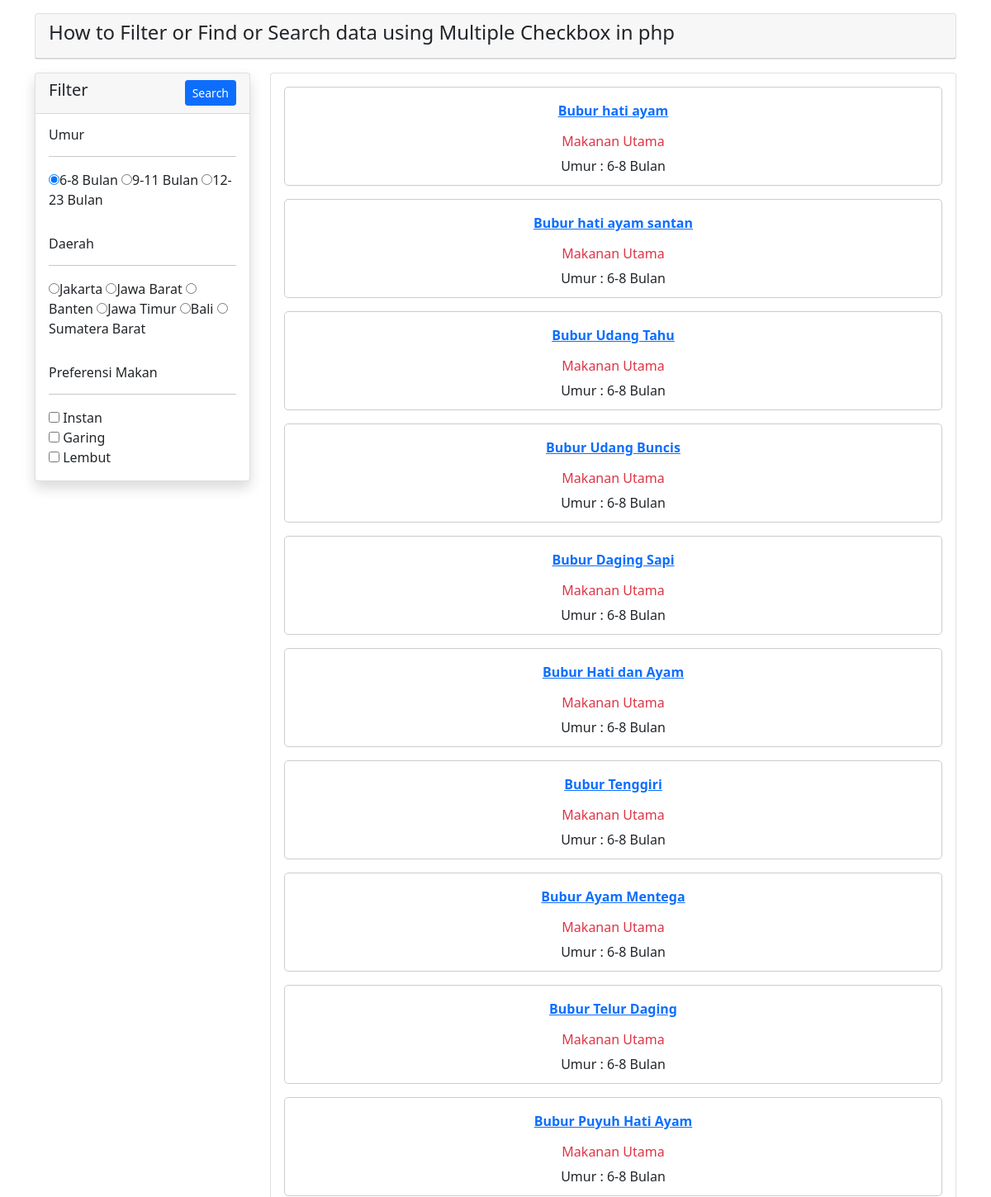
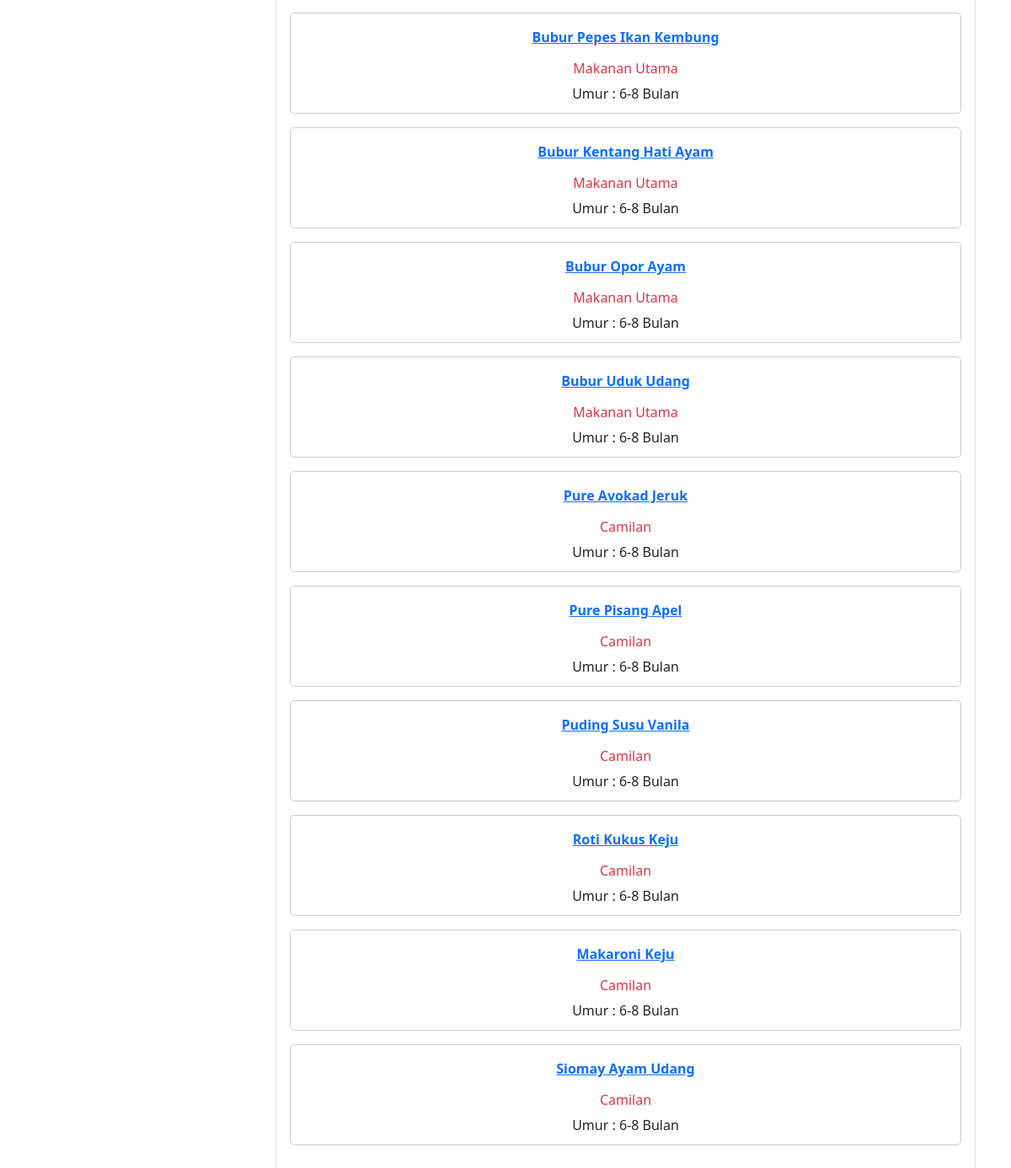
Screenshot of /index.php?umur=1 with the database file from the repository (2 pictures, top to bottom).
### tables this page shows
CREATE TABLE `preferensi`  (
  `preferensi_id` int(0) NOT NULL AUTO_INCREMENT,
  `jenis` varchar(100) NOT NULL,
  PRIMARY KEY (`preferensi_id`) USING BTREE
);

CREATE TABLE `menu_mpasi`  (
  `menu_id` int(0) NOT NULL AUTO_INCREMENT,
  `umur_id` int(0) NOT NULL,
  `kategori_id` int(0) NOT NULL,
  `menu` varchar(100) NOT NULL,
  `gambar` text NOT NULL,
  PRIMARY KEY (`menu_id`) USING BTREE,
  INDEX `umur_id`(`umur_id`) USING BTREE,
  INDEX `kategori_id`(`kategori_id`) USING BTREE,
  CONSTRAINT `menu_mpasi_ibfk_1` FOREIGN KEY (`umur_id`) REFERENCES `umur` (`umur_id`) ON DELETE RESTRICT ON UPDATE RESTRICT,
  CONSTRAINT `menu_mpasi_ibfk_2` FOREIGN KEY (`kategori_id`) REFERENCES `kategori` (`kategori_id`) ON DELETE RESTRICT ON UPDATE RESTRICT
);

CREATE TABLE `kategori`  (
  `kategori_id` int(0) NOT NULL AUTO_INCREMENT,
  `deskripsi` varchar(200) NOT NULL,
  PRIMARY KEY (`kategori_id`) USING BTREE
);

CREATE TABLE `umur`  (
  `umur_id` int(0) NOT NULL AUTO_INCREMENT,
  `umur` varchar(200) NOT NULL,
  PRIMARY KEY (`umur_id`) USING BTREE
);

### index.php (the view, shortened to what this page needs)
<!DOCTYPE html>
<html lang="en">
<head>
    <link href="https://cdn.jsdelivr.net/npm/bootstrap@5.0.0-beta1/dist/css/bootstrap.min.css" rel="stylesheet">
</head>
<body>
    <div class="container">
        <div class="row">
            <div class="col-md-12">
                <div class="card mt-3">
                    <div class="card-header">
                        <h4>How to Filter or Find or Search data using Multiple Checkbox in php</h4>
                    </div>
                </div>
            </div>
            <div class="col-md-3">
                <form action="" method="GET">
                    <div class="card shadow mt-3">
                        <div class="card-header">
                            <h5>Filter
                                <button type="submit" class="btn btn-primary btn-sm float-end">Search</button>
                            </h5>
                        </div>
                        <div class="card-body">
                            <h6> Umur </h6>
                            <hr>
                            <?php
                                $con = mysqli_connect("localhost","root","","codingan_ta");
                                        ?>
                                            <div>
                                                <input type="radio" name="umur"
                                                    <?php if (isset($_GET['umur']) && $_GET['umur']==1) {echo "checked";}?>
                                                    value=1>6-8 Bulan
                                                <input type="radio" name="umur"
                                                    <?php if (isset($_GET['umur']) && $_GET['umur']==2) {echo "checked";}?>
                                                    value=2>9-11 Bulan
                                                 <input type="radio" name="umur"
                                                    <?php if (isset($_GET['umur']) && $_GET['umur']==3) {echo "checked";}?>
                                                    value=3>12-23 Bulan
                                            </div>
                        </div>
                        <div class="card-body">
                            <h6>Daerah</h6>
                            <hr>
                                <div>
                                <input type="radio" name="lokasi"
                                     <?php if (isset($_GET['lokasi']) && $_GET['lokasi']==1) {echo "checked";}?>
                                     value=1>Jakarta
                                <input type="radio" name="lokasi"
                                     <?php if (isset($_GET['lokasi']) && $_GET['lokasi']==2) {echo "checked";}?>
                                     value=2>Jawa Barat
                                <input type="radio" name="lokasi"
                                     <?php if (isset($_GET['lokasi']) && $_GET['lokasi']==3) {echo "checked";}?>
                                     value=3>Banten
                                     <input type="radio" name="lokasi"
                                     <?php if (isset($_GET['lokasi']) && $_GET['lokasi']==4) {echo "checked";}?>
                                     value=4>Jawa Timur
                                <input type="radio" name="lokasi"
                                     <?php if (isset($_GET['lokasi']) && $_GET['lokasi']==5) {echo "checked";}?>
                                     value=5>Bali
                                <input type="radio" name="lokasi"
                                     <?php if (isset($_GET['lokasi']) && $_GET['lokasi']==6) {echo "checked";}?>
                                     value=6>Sumatera Barat
                                            </div>
                        </div>
                        <div class="card-body">
                            <h6> Preferensi Makan </h6>
                            <hr>
                            <?php
                                $kesukaan_query = "SELECT * FROM preferensi";
                                $kesukaan_query_run  = mysqli_query($con, $kesukaan_query);
                                if(mysqli_num_rows($kesukaan_query_run) > 0)
                                {
                                    foreach($kesukaan_query_run as $kesukaanlist)
                                    {
                                        $checked = [];
                                        ?>
                                            <div>
                                                <input type="checkbox" name="jenis[]" value="<?= $kesukaanlist['preferensi_id']; ?>"
                                                    <?php if(in_array($kesukaanlist['preferensi_id'], $checked)){ echo "checked"; } ?>
                                                 />
                                                <?= $kesukaanlist['jenis']; ?>
                                            </div>
                                        <?php
                                    }
                                }
                                else
                                {
                                    echo "Tidak ada Preferensi yang cocok";
                                }
                            ?>
                        </div>
                    </div>
                </form>
            </div>
            <div class="col-md-9 mt-3">
                <div class="card ">
                    <div class="card-body row">
                        <?php
							$umur = $_GET['umur'];
							$query = "select distinct  a.menu_id id, a.menu menu, b.umur umur, c.deskripsi kategori from
										menu_mpasi a
										join umur b on a.umur_id = b.umur_id
										join kategori c on a.kategori_id = c.kategori_id
										join menu_lokasi d on d.menu_id = a.menu_id
										join (
												select a.menu_id
												from menu_mpasi a
										";
							$query .= ") pref on a.menu_id = pref.menu_id
											where 1=1 ";
							if(isset($umur)) $query .= " and b.umur_id = $umur";
							$menu_run = mysqli_query($con, $query);
							if(mysqli_num_rows($menu_run) > 0)
							{
								foreach($menu_run as $menuitems) :
									   echo' <div>
											<div style="border:1px solid #ccc; border-radius:5px; padding:16px; margin-bottom:16px; height:120px;">
											<p align="center"><strong><a href="#">'. $menuitems['menu'] .'</a></strong></p>
											<h6 style="text-align:center;" class="text-danger" >'. $menuitems['kategori'] .'</h6>
											<p style="text-align:center;">Umur : '. $menuitems['umur'].' <br />
										</div>
									';
								endforeach;
							}
							else
							{
								echo "Rekomendasi Belum Tersedia";
							}
                        ?>
                    </div>
                </div>
            </div>
        </div>
    </div>
</body>
</html>

### rows the page displays
preferensi: jenis "Instan"
preferensi: jenis "Garing"
preferensi: jenis "Lembut"
menu_mpasi: menu "Bubur hati ayam", kategori.deskripsi "Makanan Utama", umur.umur "6-8 Bulan"
menu_mpasi: menu "Bubur hati ayam santan", kategori.deskripsi "Makanan Utama", umur.umur "6-8 Bulan"
menu_mpasi: menu "Bubur Udang Tahu", kategori.deskripsi "Makanan Utama", umur.umur "6-8 Bulan"
menu_mpasi: menu "Bubur Udang Buncis", kategori.deskripsi "Makanan Utama", umur.umur "6-8 Bulan"
menu_mpasi: menu "Bubur Daging Sapi", kategori.deskripsi "Makanan Utama", umur.umur "6-8 Bulan"
menu_mpasi: menu "Bubur Hati dan Ayam", kategori.deskripsi "Makanan Utama", umur.umur "6-8 Bulan"
menu_mpasi: menu "Bubur Tenggiri", kategori.deskripsi "Makanan Utama", umur.umur "6-8 Bulan"
menu_mpasi: menu "Bubur Ayam Mentega", kategori.deskripsi "Makanan Utama", umur.umur "6-8 Bulan"
menu_mpasi: menu "Bubur Telur Daging", kategori.deskripsi "Makanan Utama", umur.umur "6-8 Bulan"
menu_mpasi: menu "Bubur Puyuh Hati Ayam", kategori.deskripsi "Makanan Utama", umur.umur "6-8 Bulan"
menu_mpasi: menu "Bubur Pepes Ikan Kembung", kategori.deskripsi "Makanan Utama", umur.umur "6-8 Bulan"
menu_mpasi: menu "Bubur Kentang Hati Ayam", kategori.deskripsi "Makanan Utama", umur.umur "6-8 Bulan"
menu_mpasi: menu "Bubur Opor Ayam", kategori.deskripsi "Makanan Utama", umur.umur "6-8 Bulan"
menu_mpasi: menu "Bubur Uduk Udang", kategori.deskripsi "Makanan Utama", umur.umur "6-8 Bulan"
menu_mpasi: menu "Pure Avokad Jeruk", kategori.deskripsi "Camilan", umur.umur "6-8 Bulan"
menu_mpasi: menu "Pure Pisang Apel", kategori.deskripsi "Camilan", umur.umur "6-8 Bulan"
menu_mpasi: menu "Puding Susu Vanila", kategori.deskripsi "Camilan", umur.umur "6-8 Bulan"
menu_mpasi: menu "Roti Kukus Keju", kategori.deskripsi "Camilan", umur.umur "6-8 Bulan"
menu_mpasi: menu "Makaroni Keju", kategori.deskripsi "Camilan", umur.umur "6-8 Bulan"
menu_mpasi: menu "Siomay Ayam Udang", kategori.deskripsi "Camilan", umur.umur "6-8 Bulan"
